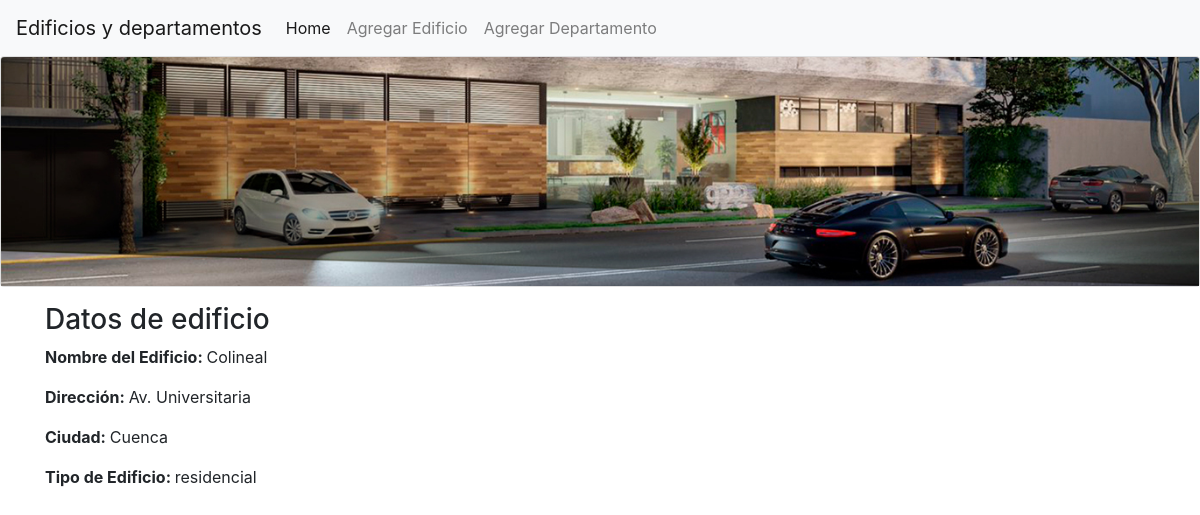
The app's page /edificio/2 with its own data.
### administrativo/models.py (models this page shows, shortened)
class Edificio(models.Model):
    class Meta:
        verbose_name_plural = "Edificios"
    opciones_tipo = (
    ('residencial','Residencial'),
    ('comercial','Comercial'),
    )
    nombre = models.CharField(max_length=600)
    direccion = models.CharField(max_length=60)
    ciudad = models.CharField(max_length=40, unique=True)
    tipo = models.CharField(max_length=30, \
            choices= opciones_tipo)

### administrativo/views.py (the view)
# urls.py: path('edificio/<int:id>', views.obtenerEdificio,
def obtenerEdificio(request, id):
    edificio = Edificio.objects.get(pk=id)
    informacion_template = {'edificio': edificio}
    return render(request, 'obtenerEdificio.html', informacion_template)

### administrativo/templates/obtenerEdificio.html
{% extends "master.html" %}
{% block content %}
<div class="container">
    <h3>Datos de edificio</h3>
    <p><b>Nombre del Edificio: </b>{{edificio.nombre}}</p>
    <p><b>Dirección: </b>{{edificio.direccion}}</p>
    <p><b>Ciudad: </b>{{edificio.ciudad}}</p>
    <p><b>Tipo de Edificio: </b>{{edificio.tipo}}</p>
    <br/>
</div>
{% endblock %}

### records on screen
Edificio: nombre "Colineal", direccion "Av. Universitaria", ciudad "Cuenca", tipo "residencial"
